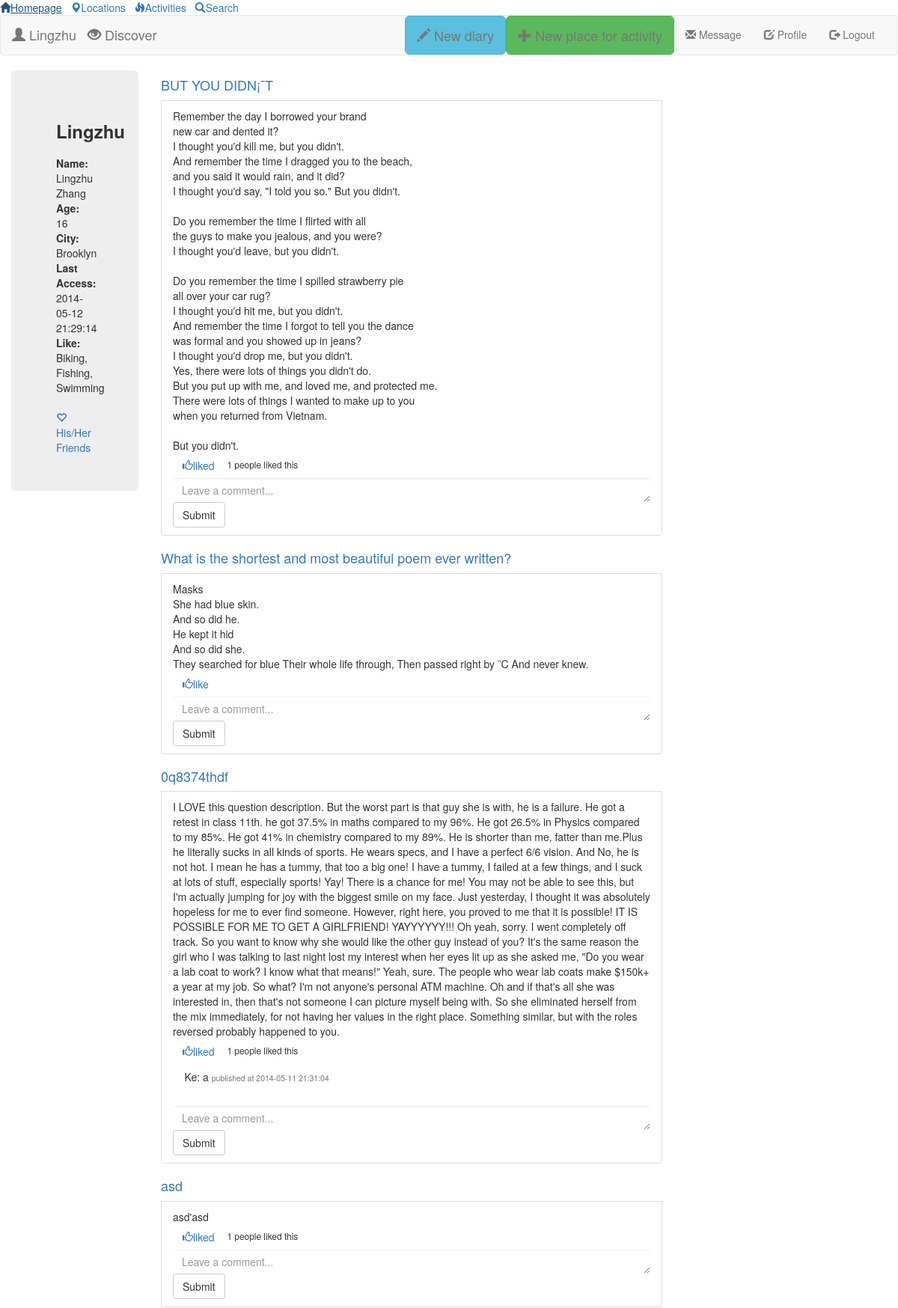
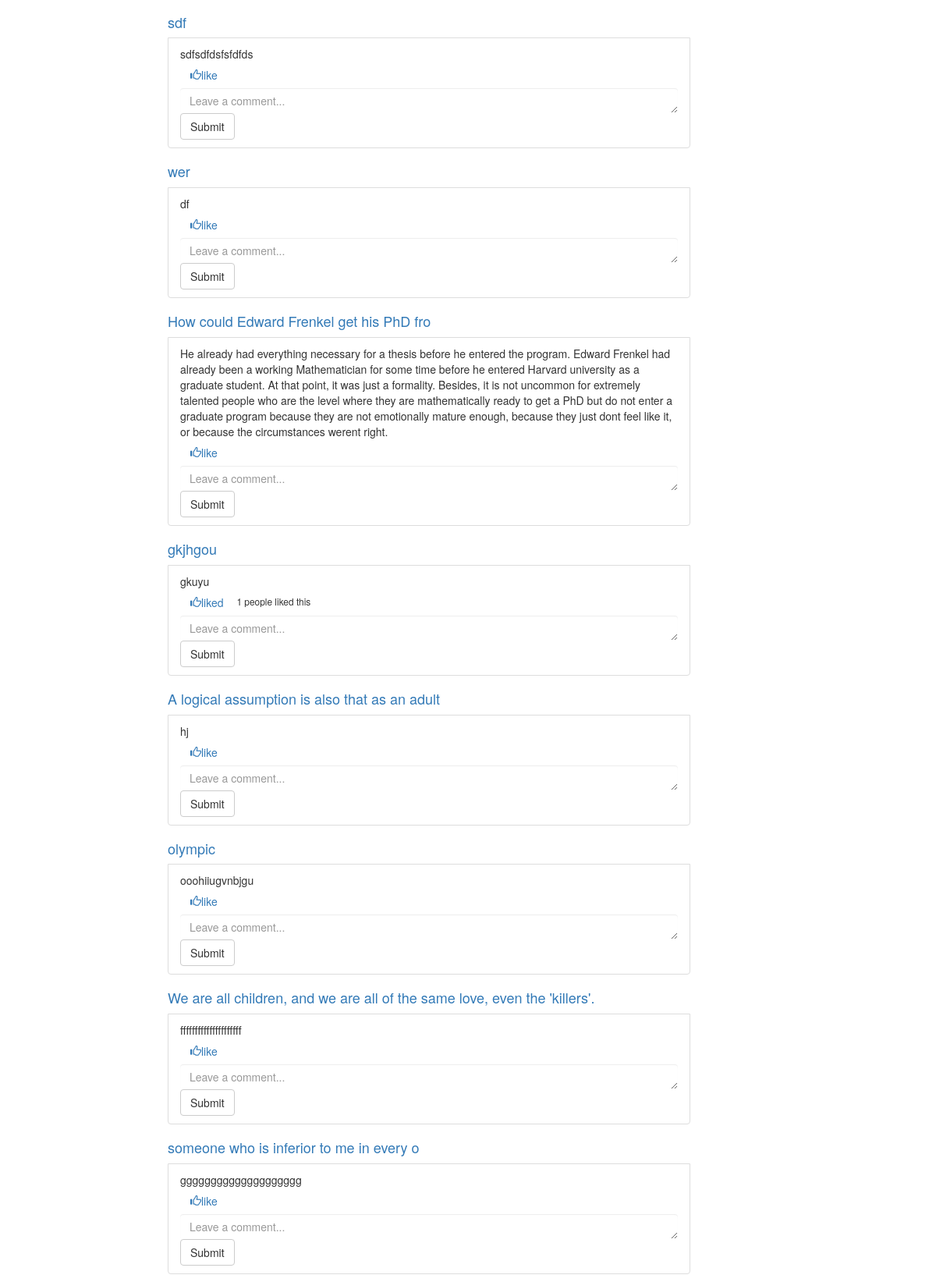
Page /page/2 (signed in, upper part) on the committed database (2 pictures, top to bottom).
### tables this page shows
CREATE TABLE IF NOT EXISTS `profile` (
  `userid` int(11) NOT NULL DEFAULT '0',
  `realname` varchar(40) DEFAULT NULL,
  `age` int(11) DEFAULT NULL,
  `city` varchar(40) DEFAULT NULL,
  `privacy` int(11) DEFAULT NULL,
  `lastmodify` timestamp NOT NULL DEFAULT CURRENT_TIMESTAMP,
  PRIMARY KEY (`userid`)
);

CREATE TABLE IF NOT EXISTS `user` (
  `userid` int(11) NOT NULL AUTO_INCREMENT,
  `username` varchar(40) DEFAULT NULL,
  `password` varchar(40) DEFAULT NULL,
  `lastaccess` timestamp NOT NULL DEFAULT CURRENT_TIMESTAMP ON UPDATE CURRENT_TIMESTAMP,
  PRIMARY KEY (`userid`)
);

CREATE TABLE IF NOT EXISTS `diary` (
  `diaryid` int(11) NOT NULL AUTO_INCREMENT,
  `title` varchar(140) DEFAULT NULL,
  `content` blob,
  `privacy` int(11) DEFAULT NULL,
  `posttime` timestamp NOT NULL DEFAULT CURRENT_TIMESTAMP,
  `userid` int(11) DEFAULT NULL,
  `locationid` int(11) DEFAULT NULL,
  PRIMARY KEY (`diaryid`),
  KEY `userid` (`userid`),
  KEY `locationid` (`locationid`)
);

CREATE TABLE IF NOT EXISTS `comment` (
  `commentid` int(11) NOT NULL AUTO_INCREMENT,
  `content` varchar(40) DEFAULT NULL,
  `userid` int(11) DEFAULT NULL,
  `diaryid` int(11) DEFAULT NULL,
  `posttime` timestamp NOT NULL DEFAULT CURRENT_TIMESTAMP,
  PRIMARY KEY (`commentid`),
  KEY `userid` (`userid`),
  KEY `diaryid` (`diaryid`)
);

### utils.php (called while the page is built, shortened)
<?php
require_once 'connect.php';
function get_act_str($userid){
    global $con;
    $result=$con->query("select * from likeactivity natural join activity where userid=$userid order by addtime asc");
    if($result){
	$data=array();
	while($row=$result->fetch_assoc()){
	    array_push($data, $row['activityname']);
	}
	return implode(',',$data);
    }
    else
	return '';
}
?>

### diary_list.php (the view, shortened to what this page needs)
<?php
    require_once 'utils.php';
    require_once 'comment.php';
    require_once 'like.php';
    $userid = $_SESSION['userid'];
    $diary_result=mysqli_query($con, "select * from diary  where  privacy<=getrelation(userid, $userid) and userid='$pageid' order by posttime DESC;");
    if($diary_result){
	while($diary=$diary_result->fetch_assoc()){
	    $diaryid=$diary['diaryid'];
?>
	    <div class="list-group">
		<div class="list-group-item-heading">
		    <h4> <a href="/diary/<?=$diary['diaryid']?>"><?=$diary['title']?></a></h4>
        </div>
		<div class="list-group-item">
        <div>
		    <?=$diary['content']?>
		</div>
		<div>
	    <?php like_btn($userid, $diaryid,'diary') ?>
		</div>
		<div>
        <small>
		<?php
		    getComment($diaryid);
		?>
		</small>
	    </div>
        </div>
        </div>
<?php
	}
    }
    else{
	echo "fail to fetch diary_list userid:$userid, pageid:$pageid";
    }
?>

### profile.php (shortened to what this page needs)
<?php
    require_once 'utils.php';
	$lastaccess = $_SESSION['lastaccess'];
	$userid = $_SESSION['userid'];
    $result=mysqli_query($con, "select * from profile natural join user where  (privacy<=getrelation(userid, $userid) or privacy is NULL) and userid='$pageid';");
    if($result){
		while($row=$result->fetch_assoc()){
			$this_person_id=$row['userid'];
			$result=mysqli_query($con, "select * from friendship where maker='$userid' and makee='$this_person_id';");
	?>
	  <div class="jumbotron">
			<div>
				<h3><strong><?=$row['username']?></strong><h3>
			</div>
			<div>
				<strong>Name: </strong><?=$row['realname']?>
			</div>
			<div>
				<strong>Age: </strong><?=$row['age']?>
			</div>
			<div>
				<strong>City: </strong><?=$row['city']?>
			</div>
			<div>
				<strong>Last Access: </strong><br><?=$lastaccess?>
			</div>
			<div>
		    <strong>Like: </strong><?php echo get_act_str($pageid); ?>
			</div>
            <br>
            <a href="/friendship?page=<?=$_GET['pageid']?>"><span class="glyphicon glyphicon-heart-empty"></span> His/Her Friends</a><br>
<?php
		}
    }
?>
		</div>

### like.php (shortened to what this page needs)
<?php
    require_once 'utils.php';
    function is_liked($userid, $objid, $type){
	global $con;
	switch($type){
	    case 'diary':
		$result=$con->query("select * from likediary where userid=$userid and diaryid=$objid");
		break;
	}
	if($result){
	    if($result->num_rows>0)
		return true;
	    else
		return false;
	}
	else return false;
    }
    function like_btn($userid,$objid, $type){
	if($userid){
	    $liked=is_liked($userid, $objid, $type);
	    if($liked)
		$css = 'liked';
	    else
		$css = '';
	}
	else{
	    $liked=false;
	    $css = 'login_required';
	}
	echo ''?>
    <div>
	<button class="btn btn-link btn-like <?=$css?>" data-userid="<?=$userid?>" data-type="<?=$type?>" data-id="<?=$objid?>" >
	    <span class="glyphicon glyphicon-thumbs-up"></span><?php echo $liked? 'liked':'like'; ?>
	</button>
	    <small style="margin: 0px; padding: 0px;" class="like-num" data-type="<?=$type?>" data-id="<?=$objid?>" ><?php if($liked) echo like_num($objid, $type)." people liked this"; ?></small>
    </div>
<?php
    ;}
function like_num($objid, $type){
    global $con;
    $result=$con->query(" select * from like{$type}_num where {$type}id=$objid");
    if($result){
	return $result->fetch_assoc()['like_num'];
    }
    else return '';
}
?>

### comment.php (shortened to what this page needs)
<?php
    require_once 'utils.php';
    function getComment($diaryid){
	global $con;
	$comments=mysqli_query($con, "select * from comment natural join user where diaryid='$diaryid'");
	if($comments){
	    while($c=$comments->fetch_assoc()){
    echo ''?>
		<div>
		<h5>&nbsp;&nbsp;&nbsp;&nbsp;<?=$c['username']?>: <?=$c['content']?> <small> published at <?=$c['posttime']?></small></h5>
		</div>
        <br>
    <?php
	    ;}
	}
	else{
	    $error = mysqli_error($con);
	    echo($error);
	}
	getCommentForm($diaryid);
    }
function getCommentForm($diaryid){
    echo ''?>
<form method="POST" action="">
    <textarea name="content" rows="1" style="border:hidden" class="form-control" placeholder="Leave a comment..."></textarea>
    <button type="submit" value="" class="btn btn-default" name="submit">Submit</button>
</form>
<?php
;}
?>

### rows in the picture
profile: userid.username "Lingzhu", realname "Lingzhu Zhang", age "16", city "Brooklyn", pageid "Biking, Fishing, Swimming"
diary: title "BUT YOU DIDN¡¯T", content "Remember the day I borrowed your brand new car and dented it? I thought you'd kill me, but you didn't. And remember the time I dragged you to the beach, and you said it would rain, and it did? I thought you'd say, \"I told you so.\" But you didn't. Do you remember the time I flirted with all the guys to make you jealous, and you were? I thought you'd leave, but you didn't. Do you remember the time I spilled strawberry pie all over your car rug? I thought you'd hit me, but you didn't. And remember the time I forgot to tell you the dance was formal and you showed up in jeans? I thought you'd drop me, but you didn't. Yes, there were lots of things you didn't do. But you put up with me, and loved…", shows "liked", type "1"
diary: title "What is the shortest and most beautiful poem ever written?", content "Masks She had blue skin. And so did he. He kept it hid And so did she. They searched for blue Their whole life through, Then passed right by ¨C And never knew.", shows "like"
diary: title "0q8374thdf", content "I LOVE this question description. But the worst part is that guy she is with, he is a failure. He got a retest in class 11th. he got 37.5% in maths compared to my 96%. He got 26.5% in Physics compared to my 85%. He got 41% in chemistry compared to my 89%. He is shorter than me, fatter than me.Plus he literally sucks in all kinds of sports. He wears specs, and I have a perfect 6/6 vision. And No, he is not hot. I mean he has a tummy, that too a big one! I have a tummy, I failed at a few things, and I suck at lots of stuff, especially sports! Yay! There is a chance for me! You may not be able to see this, but I'm actually jumping for joy with the biggest smile on my face. Just yesterday, I…", shows "liked", type "1"
comment: userid.username "Ke", content "a", posttime "2014-05-11 21:31:04"
diary: title "asd", content "asd'asd", shows "liked", type "1"
diary: title "sdf", content "sdfsdfdsfsfdfds", shows "like"
diary: title "wer", content "df", shows "like"
diary: title "How could Edward Frenkel get his PhD fro", content "He already had everything necessary for a thesis before he entered the program. Edward Frenkel had already been a working Mathematician for some time before he entered Harvard university as a graduate student. At that point, it was just a formality. Besides, it is not uncommon for extremely talented people who are the level where they are mathematically ready to get a PhD but do not enter a graduate program because they are not emotionally mature enough, because they just dont feel like it, or because the circumstances werent right."
diary: title "gkjhgou", content "gkuyu", shows "liked", type "1"
diary: title "A logical assumption is also that as an adult", content "hj", shows "like"
diary: title "olympic", content "ooohiiugvnbjgu", shows "like"
diary: title "We are all children, and we are all of the same love, even the 'killers'.", content "fffffffffffffffffffff", shows "like"
diary: title "someone who is inferior to me in every o", content "gggggggggggggggggggg", shows "like"

### other values in the picture
$_SESSION['username'] "Lingzhu"
